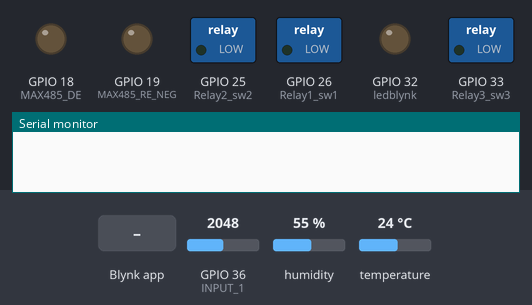
Recording of a sketch running on a simulated ESP32. Shown: switched loads named in the sketch (green lamp = pin HIGH), output pins drawn as LEDs (lit = HIGH), the last lines printed to the serial monitor. Inputs (shaded band) come from the test bench; at power-on: GPIO 36 (INPUT_1) = 2048, humidity 55 %, temperature 24 °C. WiFi joins after 1.5 s; servers stay silent unless stated; network time is answered at once with the bench clock; the local clock reads 2024-03-15 10:24:30 at power-on unless the sketch sets it.

Above: at 3.0 s.
3.1 s: Blynk app writes 1 to V1
At 12.5 s:
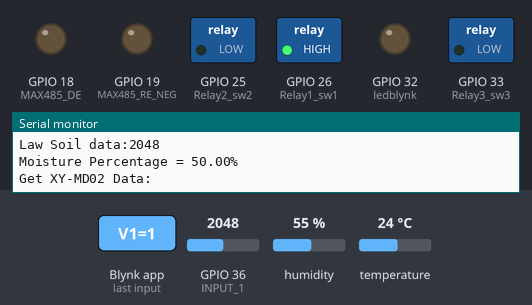
13.1 s: Blynk app writes 1 to V11
At 22.9 s:
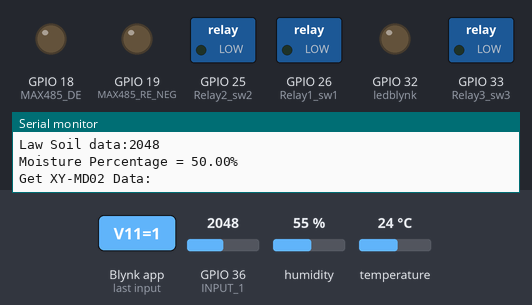
23.9 s: Blynk app writes 0 to V11
At 34.1 s:
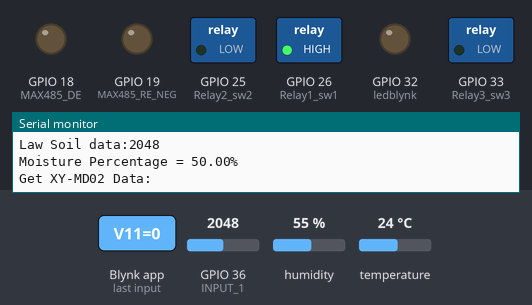
Timing chart, 0 to 35.6 s (numbered marks = the images above; inputs shaded):
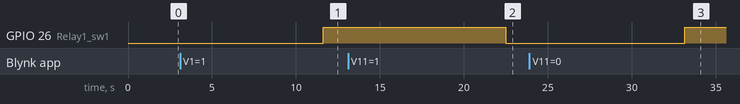

The sketch:

esp32_xymd02_dht11_soilv3.ino
```cpp
//===============Blynk Virtual Pin==============//
//V1    SW1-pump
//V2    SW2-fan
//V3    SW3-led
//V4    XYMD02-Temp
//V5    XYMD02-Humi
//V6    DHT11-Temp
//V7    DHT11-Humi
//V8    SoilMoisture
//V9    CurrentDate
//V10   CurrentTime
//V11   Auto&Manual Pump
//V12   Slider SoilMoisture
//===============Blynk Virtual Pin==============//

//================New Blynk IoT=================//
#define BLYNK_TEMPLATE_ID ""
#define BLYNK_DEVICE_NAME ""
#define BLYNK_FIRMWARE_VERSION        "0.3.0"
#define BLYNK_PRINT Serial
#define APP_DEBUG
#define USE_WROVER_BOARD
#include "BlynkEdgent.h"
#include <SimpleTimer.h>
SimpleTimer timer;
//================New Blynk IoT=================//

//==================DHT11=======================//
#include <DHT.h>
#define DHTPIN 5
#define DHTTYPE DHT11
DHT dht(DHTPIN, DHTTYPE);
//==================DHT11=======================//

//=================Soil Moisture================//
#define INPUT_1 36
//=================Soil Moisture================//

//====================NTP=======================//
#include <NTPClient.h>
#include <WiFiUdp.h>
// Define NTP Client to get time
WiFiUDP ntpUDP;
NTPClient timeClient(ntpUDP);
// Variables to save date and time
String formattedDate;
String dayStamp;
String timeStamp;
//====================NTP=======================//

//===========ปุ่ม เปิด-ปิด sw1_pump============//
//V11 Auto&Manual Pump
//V12 Slider SoilMoisture
//Manual & Auto Switch Pump
#define Relay1_sw1                26
#define Widget_Btn_sw1            V1
//Slider for set Soil limit
bool switchStatus1 = 0; // 0 = manual,1=auto
int SoilLevelLimit1 = 0;
bool manualSwitch1 = 0;
//===========ปุ่ม เปิด-ปิด sw1_pump============//

//=============ปุ่ม เปิด-ปิด sw2-fan===============//
#define Relay2_sw2                25
#define Widget_Btn_sw2            V2
//=============ปุ่ม เปิด-ปิด sw2-fan===============//

//============ปุ่ม เปิด-ปิด sw3-led================//
#define Relay3_sw3                33
#define Widget_Btn_sw3            V3
//============ปุ่ม เปิด-ปิด sw3-led================//

//====MCU Digital Pin Check blynk connected====//
#define ledblynk                  32
//====MCU Digital Pin Check blynk connected====//

//=====================Modbus==================//
#include <ModbusMaster.h>
///////// PIN /////////
#define MAX485_DE             18    //DE
#define MAX485_RE_NEG         19    //RE
#define RX2                   16    //RO,RX
#define TX2                   17    //DI,TX
// instantiate ModbusMaster object
ModbusMaster node1; //XYMD-02
//=====================Modbus==================//

//=======Modbus Pre & Post Transmission1=======//
void preTransmission1()
{
  digitalWrite(MAX485_RE_NEG, 1);
  digitalWrite(MAX485_DE, 1);
}
void postTransmission1()
{
  digitalWrite(MAX485_RE_NEG, 0);
  digitalWrite(MAX485_DE, 0);
}
//=======Modbus Pre & Post Transmission1=======//

//=================Setup Function==============//
void setup()
{
  pinMode(MAX485_RE_NEG, OUTPUT);
  pinMode(MAX485_DE, OUTPUT);
  digitalWrite(MAX485_RE_NEG, 0);
  digitalWrite(MAX485_DE, 0);
  // use Serial (port 0); initialize debug serial comunication
  Serial.begin(9600);
   // use Serial (port 1); initialize Modbus communication baud rate
   // Ref https://www.arduino.cc/reference/en/language/functions/communication/serial/begin/
  Serial2.begin(9600, SERIAL_8N1, RX2, TX2); //RX2=16,RO ,TX2=17, DI
    // communicate with Modbus slave ID 1 over Serial (port 1)
  node1.begin(1, Serial2);
  node1.preTransmission(preTransmission1);
  node1.postTransmission(postTransmission1);
  //==============DHT11====================//
  dht.begin();
  //==============DHT11====================//

  // Setup Pin Mode
  pinMode(Relay1_sw1,OUTPUT);               // ESP32 PIN gpio26
  pinMode(Relay2_sw2,OUTPUT);               // ESP32 PIN GPIO25
  pinMode(Relay3_sw3,OUTPUT);               // ESP32 PIN GPIO33
  pinMode(ledblynk,OUTPUT);                 // ESP32 PIN GPIO15

  // Set Defult Relay Status
  digitalWrite(Relay1_sw1,LOW);             // ESP32 PIN gpio26
  digitalWrite(Relay2_sw2,LOW);             // ESP32 PIN GPIO25
  digitalWrite(Relay3_sw3,LOW);             // ESP32 PIN GPIO33
  digitalWrite(ledblynk,LOW);               // ESP32 PIN GPIO15

  BlynkEdgent.begin();
  timer.setInterval(5000L,xymd02); //อ่านค่าเซ็นเซอร์ทุกๆ 5 วินาที
  timer.setInterval(5000L,dht11); //อ่านค่าเซ็นเซอร์ทุกๆ 5 วินาที
  timer.setInterval(5000L,soil); //อ่านค่าเซ็นเซอร์ทุกๆ 5 วินาที
  timer.setInterval(10000L,datetime);
}
//=================Setup Function==============//

//==================XYMD-02 Sensor=============//
void xymd02()
{
  uint8_t result1;
  float temp1 = (node1.getResponseBuffer(0)/10.0f);
  float humi1 = (node1.getResponseBuffer(1)/10.0f);

  Serial.println("Get XY-MD02 Data:");
  result1 = node1.readInputRegisters(0x0001, 2); // Read 2 registers starting at 1)
  if (result1 == node1.ku8MBSuccess)
  {
    Serial.print("Temp: ");
    Serial.println(node1.getResponseBuffer(0)/10.0f);
    Serial.print("Humi: ");
    Serial.println(node1.getResponseBuffer(1)/10.0f);
  }
  delay(1000);

  Blynk.virtualWrite(V4,temp1);
  Blynk.virtualWrite(V5,humi1);

}
//==================XYMD-02 Sensor=============//

//=================DHT11=======================//
void dht11()
{
  float temp2 = dht.readTemperature(); // or dht.readTemperature(true) for Fahrenheit
  float humi2 = dht.readHumidity();

  Serial.print("DHT11-Temperature:");
  Serial.println(temp2);
  Serial.print("DHT11-Humidity:");
  Serial.println(humi2);
  delay(800);

  Blynk.virtualWrite(V6,temp2);
  Blynk.virtualWrite(V7,humi2);
}
//=================DHT11=======================//


// Update switchStatus1 on SoilMoisture
BLYNK_WRITE(V11)
{
  switchStatus1 = param.asInt(); // Get value as integer
}

// Update Soil setting
BLYNK_WRITE(V12)
{
  SoilLevelLimit1 = param.asInt(); // Get value as integer
}

// Update manualSwitch1
BLYNK_WRITE(V1)
{
  manualSwitch1 = param.asInt();
}

//=================Soil Moisture===============//
void soil() {
  float moisture_percentage;
  int sensor_analog;
  sensor_analog = analogRead(INPUT_1);
  Serial.print("Law Soil data:");
  Serial.println(sensor_analog);
  moisture_percentage = map(sensor_analog, 0,4095.00, 0,100);
  Serial.print("Moisture Percentage = ");
  Serial.print(moisture_percentage);
  Serial.print("%\n\n");
  delay(1000);

  Blynk.virtualWrite(V8,moisture_percentage);

  if(switchStatus1)
  {
    // auto
    if(moisture_percentage < SoilLevelLimit1)
    {
        digitalWrite(Relay1_sw1, HIGH);
        Blynk.virtualWrite(V1, 1);
    }
    else
    {
        digitalWrite(Relay1_sw1, LOW);
        Blynk.virtualWrite(V1, 0);
    }
  }
  else
  {
    if(manualSwitch1)
    {
        digitalWrite(Relay1_sw1, HIGH);
    }
    else
    {
        digitalWrite(Relay1_sw1, LOW);
    }
    // manaul
  }
}
//=================Soil Moisture===============//

//===============Display Date&Time=============//
void datetime() {

// Initialize a NTPClient to get time
  timeClient.begin();
  // Set offset time in seconds to adjust for your timezone, for example:
  // GMT +1 = 3600
  // GMT +8 = 28800
  // GMT -1 = -3600
  // GMT 0 = 0
  timeClient.setTimeOffset(25200);

  while(!timeClient.update()) {
    timeClient.forceUpdate();
  }
  // The formattedDate comes with the following format:
  // 2018-05-28T16:00:13Z
  // We need to extract date and time
  formattedDate = timeClient.getFormattedDate();
  Serial.println(formattedDate);

  // Extract date
  int splitT = formattedDate.indexOf("T");
  dayStamp = formattedDate.substring(0, splitT);
  Serial.print("DATE: ");
  Serial.println(dayStamp);
  Blynk.virtualWrite(V9, dayStamp);

  // Extract time
  timeStamp = formattedDate.substring(splitT+1, formattedDate.length()-1);
  Serial.print("HOUR: ");
  Serial.println(timeStamp);
  Blynk.virtualWrite(V10, timeStamp);
  delay(1000);
}
//===============Display Date&Time=============//

//================Blynk conneted===============//
BLYNK_CONNECTED()
{
 if (Blynk.connected())
 {
    Serial.println("Blynk Connected");
    digitalWrite(ledblynk, HIGH);  //ledpin for check blynk connected
    Serial.println("Blynk connected");
    Blynk.syncAll();
 }
}
//================Blynk conneted===============//

//=================Loop Function===============//
void loop() {
  BlynkEdgent.run();
  if (Blynk.connected())
    {
      Blynk.run();
    }
      timer.run();
}
//=================Loop Function===============//

/*
//=================Manual Switch1==============//
BLYNK_WRITE(Widget_Btn_sw1){
      int valuebtn1 = param.asInt();
      if(valuebtn1 == 1){
        digitalWrite(Relay1_sw1,HIGH);
      }
       else{
        digitalWrite(Relay1_sw1,LOW);
     }
}
//=================Manual Switch1==============//
*/

//=================Manual Switch2==============//
BLYNK_WRITE(Widget_Btn_sw2){
      int valuebtn2 = param.asInt();
      if(valuebtn2 == 1){
        digitalWrite(Relay2_sw2,HIGH);
      }
       else{
        digitalWrite(Relay2_sw2,LOW);
     }
}
//=================Manual Switch2==============//

//=================Manual Switch3==============//
BLYNK_WRITE(Widget_Btn_sw3){
      int valuebtn3 = param.asInt();
      if(valuebtn3 == 1){
        digitalWrite(Relay3_sw3,HIGH);
      }
       else{
        digitalWrite(Relay3_sw3,LOW);
     }
}
//=================Manual Switch3==============//
```

Measured:
- after the input at 3.1 s, GPIO 26 (Relay1_sw1): LOW → HIGH after 8.5 s
- after the input at 13.1 s, GPIO 26 (Relay1_sw1): HIGH → LOW after 9.4 s
- after the input at 23.9 s, GPIO 26 (Relay1_sw1): LOW → HIGH after 9.2 s
